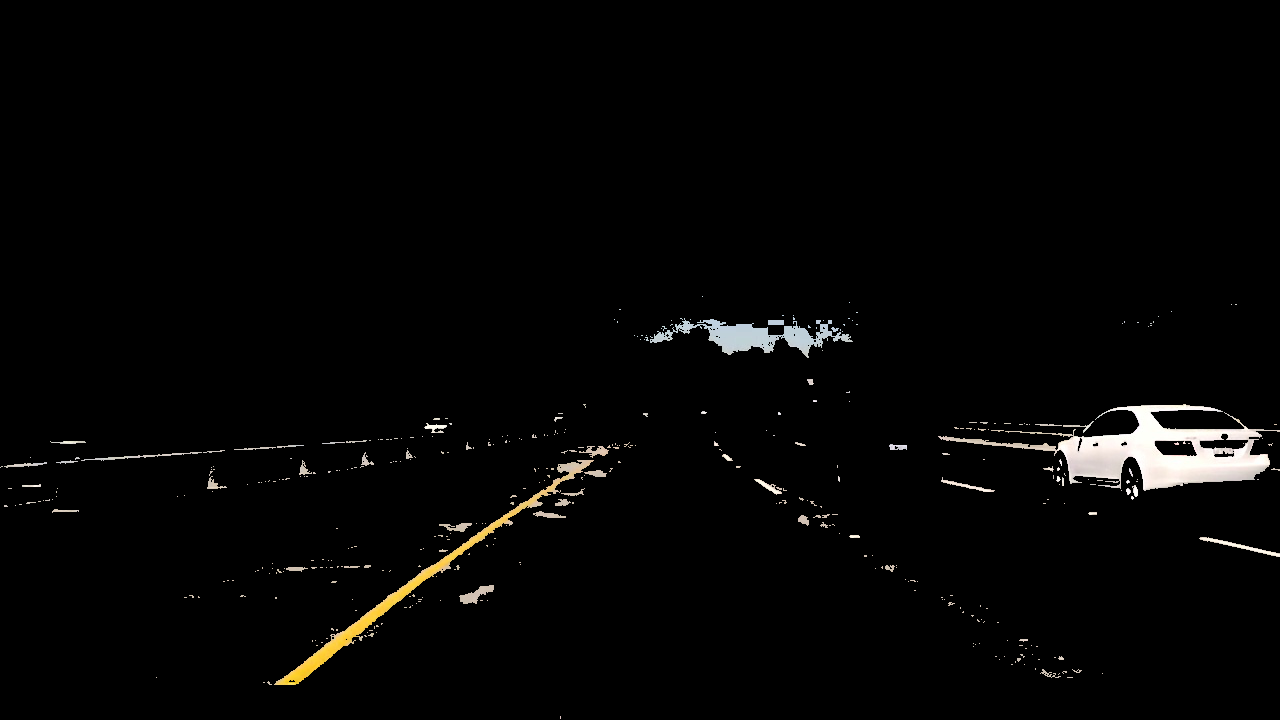
#> input picture test_images_output/frame109.jpg_01_gray.png, 1280 x 720 px
$ python -i project_01.py   (imports and definitions only)
#> lines starting #> are read from the running program, lines starting #| are printed output that depends on the picture; after the words box and inside, x2 and y2 are one past the last pixel; in counts of white or black regions, pixels touching at a corner belong together
# importing some useful packages
import matplotlib.pyplot as plt
import matplotlib.image as mpimg
import numpy as np
import cv2
import os
import math

# Import everything needed to edit/save/watch video clips
from moviepy.editor import VideoFileClip

def grayscale(img):
    """Applies the Grayscale transform
    This will return an image with only one color channel
    but NOTE: to see the returned image as grayscale
    (assuming your grayscaled image is called 'gray')
    you should call plt.imshow(gray, cmap='gray')"""
    return cv2.cvtColor(img, cv2.COLOR_RGB2GRAY)
    # Or use BGR2GRAY if you read an image with cv2.imread()
    # return cv2.cvtColor(img, cv2.COLOR_BGR2GRAY)

def colorselect(image, rth=200, gth=200, bth=200):
    color_select = np.copy(image)
    color_thresholds = (image[:, :, 0] < rth) | (image[:, :, 1] < gth) | (image[:, :, 2] < bth)
    color_select[color_thresholds] = [0, 0, 0]
    return color_select

def canny(img, low_threshold, high_threshold):
    """Applies the Canny transform"""
    return cv2.Canny(img, low_threshold, high_threshold)

def gaussian_blur(img, kernel_size):
    """Applies a Gaussian Noise kernel"""
    return cv2.GaussianBlur(img, (kernel_size, kernel_size), 0)

def region_of_interest(img, vertices):
    """
    Applies an image mask.

    Only keeps the region of the image defined by the polygon
    formed from `vertices`. The rest of the image is set to black.
    `vertices` should be a numpy array of integer points.
    """
    #defining a blank mask to start with
    mask = np.zeros_like(img)

    #defining a 3 channel or 1 channel color to fill the mask with depending on the input image
    if len(img.shape) > 2:
        channel_count = img.shape[2]  # i.e. 3 or 4 depending on your image
        ignore_mask_color = (255,) * channel_count
    else:
        ignore_mask_color = 255

    #filling pixels inside the polygon defined by "vertices" with the fill color
    cv2.fillPoly(mask, vertices, ignore_mask_color)

    #returning the image only where mask pixels are nonzero
    masked_image = cv2.bitwise_and(img, mask)
    return masked_image


def draw_lines(img, lines, sy, color=[255, 0, 0], thickness=2):
    """
    NOTE: this is the function you might want to use as a starting point once you want to
    average/extrapolate the line segments you detect to map out the full
    extent of the lane (going from the result shown in raw-lines-example.mp4
    to that shown in P1_example.mp4).

    Think about things like separating line segments by their
    slope ((y2-y1)/(x2-x1)) to decide which segments are part of the left
    line vs. the right line.  Then, you can average the position of each of
    the lines and extrapolate to the top and bottom of the lane.

    This function draws `lines` with `color` and `thickness`.
    Lines are drawn on the image inplace (mutates the image).
    If you want to make the lines semi-transparent, think about combining
    this function with the weighted_img() function below
    """
    avg_right_theta = 0
    avg_right_b = 0
    avg_right_m = 0
    avg_left_theta = 0
    avg_left_b = 0
    avg_left_m = 0
    num_right = 0
    num_left = 0
    try:
        for line in lines:
            x1 = line[0][0]
            y1 = line[0][1]
            x2 = line[0][2]
            y2 = line[0][3]
            # cv2.line(img, (x1, y1), (x2, y2), color, thickness)  # x1,y1,x2,y2
            theta = math.atan2(y2-y1,x2-x1) #
            b = y1 - math.tan(theta)*x1
            # b2 = y2 - math.tan(theta)*x2
            if theta > 0.4:
                avg_right_theta += theta
                avg_right_b += b
                num_right += 1
            elif theta < -0.4:
                avg_left_theta += theta
                avg_left_b += b
                num_left += 1
    except TypeError:
        pass
    if num_left > 0:
        avg_left_theta /= num_left
        avg_left_m = math.tan(avg_left_theta)
        avg_left_b /= num_left
        #left_lower
        y_ll = int(sy)
        x_ll = int((sy-avg_left_b)/avg_left_m)
        # left_upper
        y_lu = int(sy/2*1.19)
        x_lu = int((sy/2*1.19-avg_left_b)/avg_left_m)
        # drawing lines
        cv2.line(img, (x_ll,y_ll),(x_lu,y_lu), [0,255,255], 4)
    if num_right > 0:
        avg_right_theta /= num_right
        avg_right_m = math.tan(avg_right_theta)
        avg_right_b /= num_right
        # right_lower
        y_rl = int(sy)
        x_rl = int((sy-avg_right_b)/avg_right_m)
        # right_upper
        y_ru = int(sy/2*1.19)
        x_ru = int((sy/2*1.19-avg_right_b)/avg_right_m)
        # drawing lines
        cv2.line(img, (x_rl,y_rl),(x_ru,y_ru), [0,255,255], 4)

def hough_lines(img, rho, theta, threshold, min_line_len, max_line_gap, sy):
    """
    `img` should be the output of a Canny transform.

    Returns an image with hough lines drawn.
    """
    lines = cv2.HoughLinesP(img, rho, theta, threshold, np.array([]), minLineLength=min_line_len, maxLineGap=max_line_gap)
    # print("num of lines: ",len(lines))
    line_img = np.zeros((img.shape[0], img.shape[1], 3), dtype=np.uint8)
    draw_lines(line_img, lines, sy)
    return line_img

# Python 3 has support for cool math symbols.

def weighted_img(img, initial_img, α=0.8, β=1, γ=0.):
    """
    `img` is the output of the hough_lines(), An image with lines drawn on it.
    Should be a blank image (all black) with lines drawn on it.

    `initial_img` should be the image before any processing.

    The result image is computed as follows:

    initial_img * α + img * β + γ
    NOTE: initial_img and img must be the same shape!
    """
    return cv2.addWeighted(initial_img, α, img, β, γ)

# printing out some stats and plotting
# print('This image is:', type(image), 'with dimensions:', image.shape)
# if you wanted to show a single color channel image called 'gray', for example
# call as plt.imshow(gray, cmap='gray')
# plt.imshow(image)

# list images available for testing
# print(os.listdir("test_images/"))

# TODO: Build your pipeline that will draw lane lines on the test_images
# then save them to the test_images_output directory.
def process_image(image):
    # NOTE: The output you return should be a color image (3 channel) for processing video below
    # TODO: put your pipeline here,
    # you should return the final output (image where lines are drawn on lanes)
    colorfilt = colorselect(image, 190, 190, 0)
    gray = grayscale(image)
    blurred = gaussian_blur(gray,5)
    edges1 = canny(blurred,75,175)
    edges2 = canny(colorfilt,75,175)
    edges = weighted_img(edges1,edges2,1,1,0)
    #edges = canny(blurred,75,175)
    sx, sy = image.shape[1],image.shape[0]
    vertices = np.array([[(.06*sx,sy),(sx/2*.95, sy/2*1.19), (sx/2*1.06, sy/2*1.19), (.97*sx,sy)]], dtype=np.int32)
    #vertices = np.array([[(.16*sx,.9*sy),(sx/2*.95, sy/2*1.19), (sx/2*1.06, sy/2*1.19), (.86*sx,.9*sy)]], dtype=np.int32)
    masked_edges = region_of_interest(edges,vertices)
    lines = hough_lines(masked_edges,1,np.pi/180,15,70,50, sy)
    lanelines = weighted_img(lines,image)
    return lanelines

# [51 lines left out: functions debug_process_image, process_video, not called in this run]

# [1 line not run here, left out]

# [16 lines of commented-out code are left out]

>>> import cv2
>>> picture = cv2.cvtColor(cv2.imread('test_images_output/frame109.jpg_01_gray.png'), cv2.COLOR_BGR2RGB)
>>> result = process_image(picture)
#> in colorselect, `color_thresholds = (image[:, :, 0] < rth) | (image[:, :, 1] < gth) | (..`:
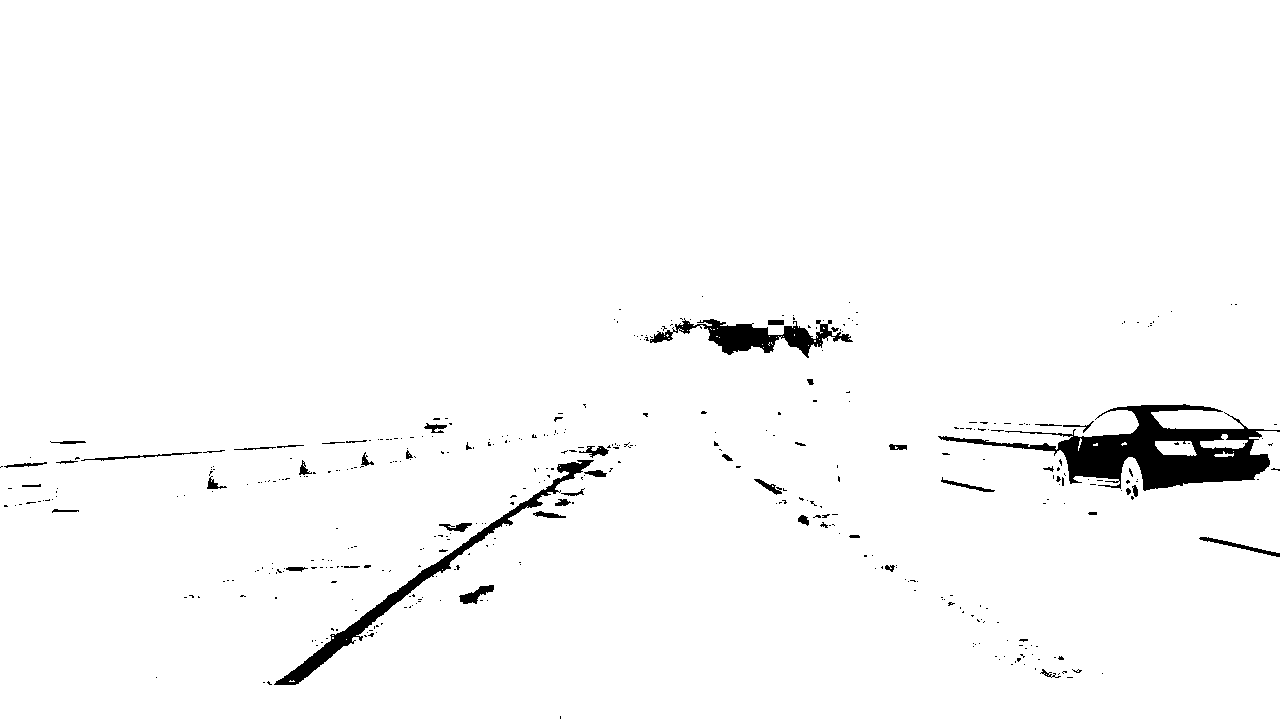
#> color_thresholds: shape (720, 1280) bool; 97.6% white; 424 black regions (374 under 20 px), largest, box (x1, y1, x2, y2) and area: (938, 404, 1280, 491) 10090, (274, 460, 594, 685) 3760, (650, 318, 853, 358) 2886
#> in region_of_interest, `masked_image = cv2.bitwise_and(img, mask)`:
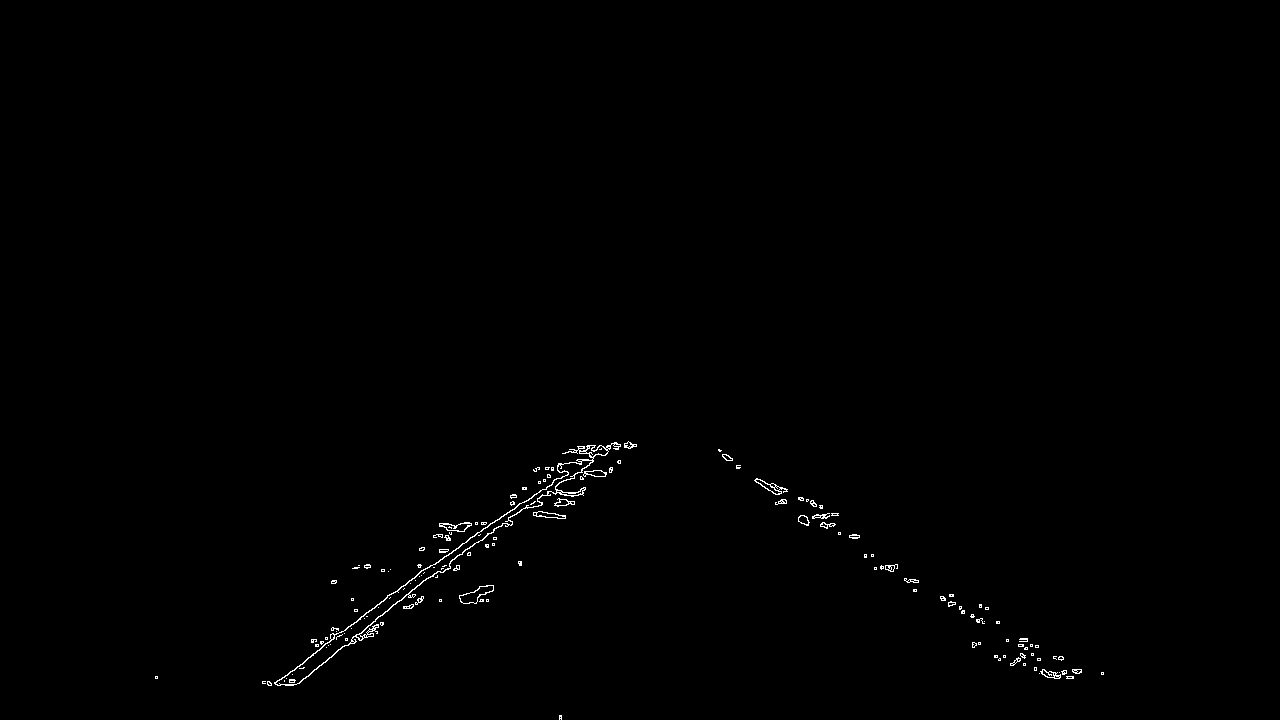
#> masked_image: shape (720, 1280); 0.44% white in thin lines or dots, all inside (x1, y1, x2, y2) = (155, 441, 1104, 720)
#> in hough_lines, `lines = cv2.HoughLinesP(img, rho, theta, threshold, np.array([]), minL..`: lines = 88 rows, first 6: [295, 684, 591, 445], [270, 685, 430, 565], [442, 566, 617, 443], [892, 565, 1073, 678], [276, 684, 490, 523], [510, 495, 582, 491]
#> the loop in draw_lines, `for line in lines:` made 88 passes
#> (x1, y1, x2, y2, theta, b, avg_left_theta, avg_left_b) on passes 1, 2, 3, 5, 7, 11, 16, 17: (295, 684, 591, 445, -0.679, 922.2, -0.679, 922.2), (270, 685, 430, 565, -0.644, 887.5, -1.32, 1809.7), (442, 566, 617, 443, -0.613, 876.7, -1.94, 2686.4), (276, 684, 490, 523, -0.645, 891.6, -2.58, 3578), (516, 497, 631, 444, -0.432, 734.8, -3.01, 4312.8), (285, 684, 423, 598, -0.557, 861.6, -3.57, 5174.4), (267, 684, 338, 628, -0.668, 894.6, -4.24, 6069), (423, 580, 617, 444, -0.611, 876.5, -4.85, 6945.5)
#> in draw_lines, `cv2.line(img, (x_rl,y_rl),(x_ru,y_ru), [0,255,255], 4)`:
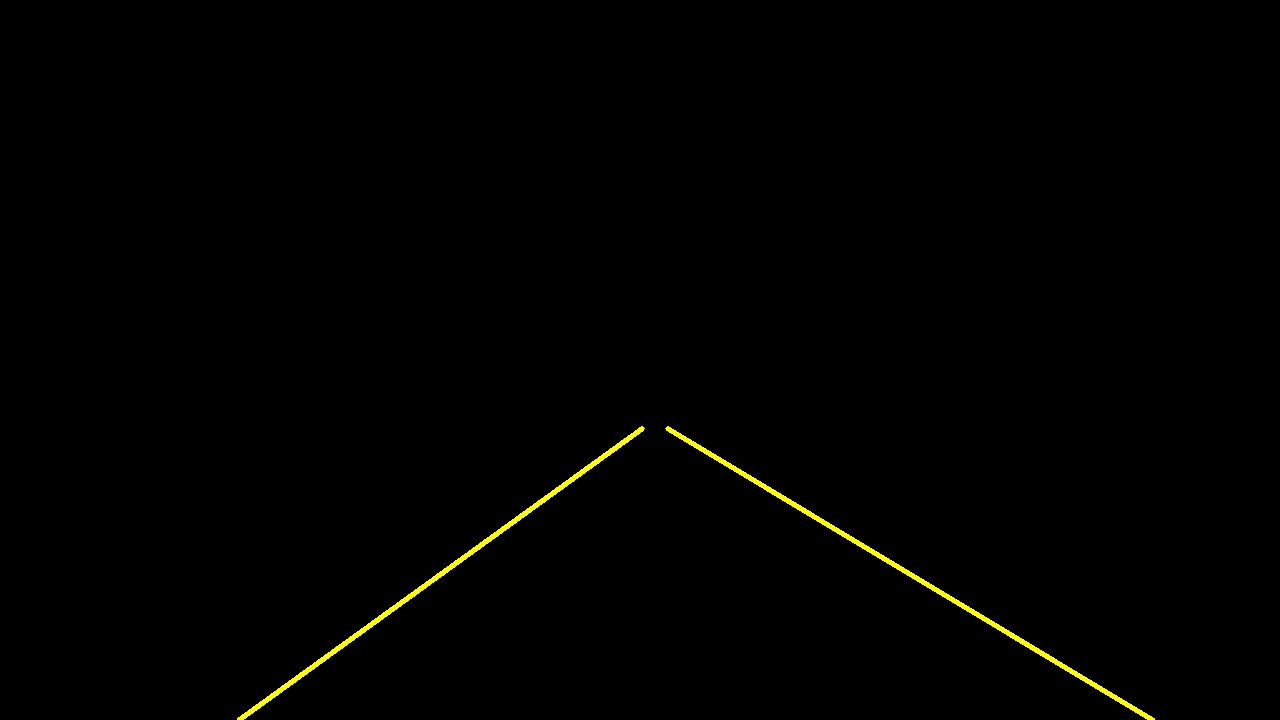
#> img: shape (720, 1280, 3); mean of channels 0, 1, 2 0, 1.5, 1.5; drawn as B, G, R
#> call 2 of weighted_img, with α = 0.8, β = 1, γ = 0
#> in weighted_img (call 2), `return cv2.addWeighted(initial_img, α, img, β, γ)`:
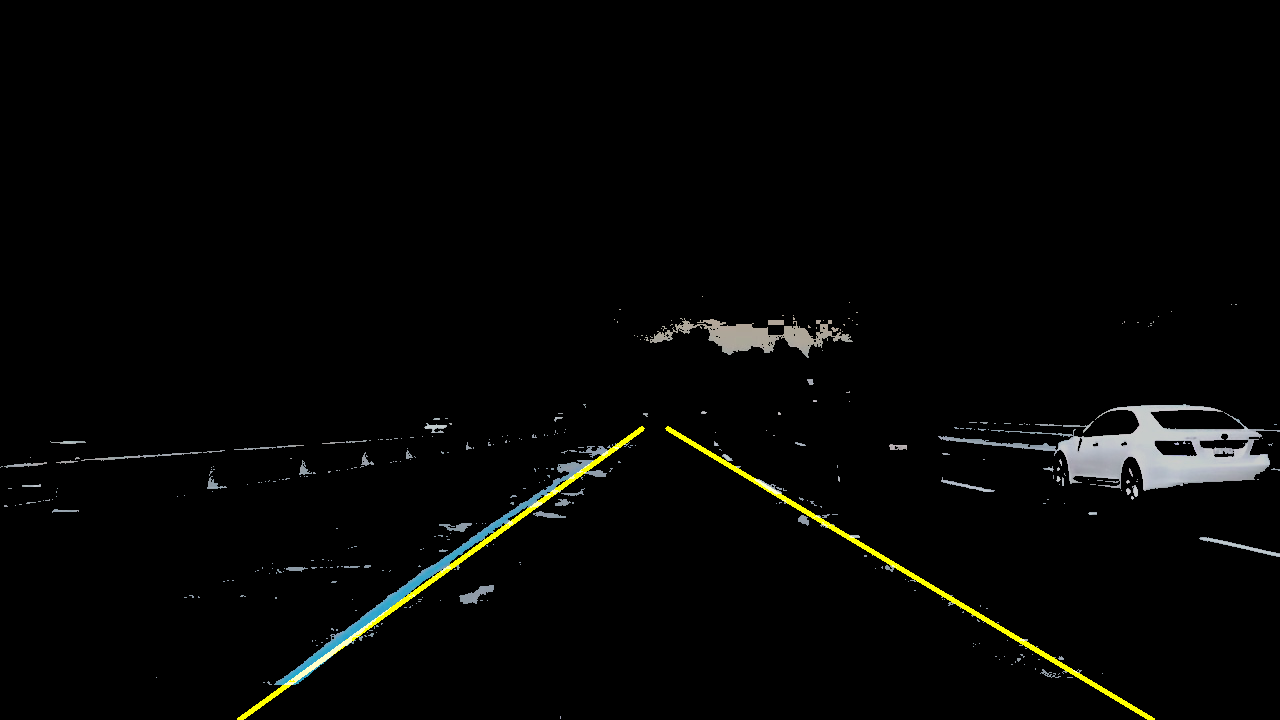
#> returned value: shape (720, 1280, 3); mean of channels 0, 1, 2 4.3, 5.5, 5.1; drawn as B, G, R
